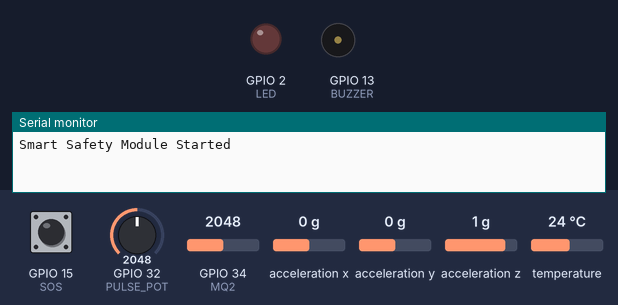
Bench run of a sketch on a simulated ESP32. On the bench: output pins drawn as LEDs (lit = HIGH), buzzer (waves = sounding, pin HIGH), the last lines printed to the serial monitor. Wiring (from diagram.json): MPU-6050 motion sensor at I2C address 0x68. Dashed ring = blinking. The inputs (shaded band) are chosen by the test bench; at power-on: GPIO 34 (MQ2) = 2048, GPIO 32 (PULSE_POT) = 2048, GPIO 15 (SOS) HIGH, acceleration x 0 g, acceleration y 0 g, acceleration z 1 g, temperature 24 °C.

Above: at 0.1 s.
1.3 s: GPIO 34 (MQ2) set to 1954
7.5 s: GPIO 32 (PULSE_POT) set to 2866
At 7.9 s:
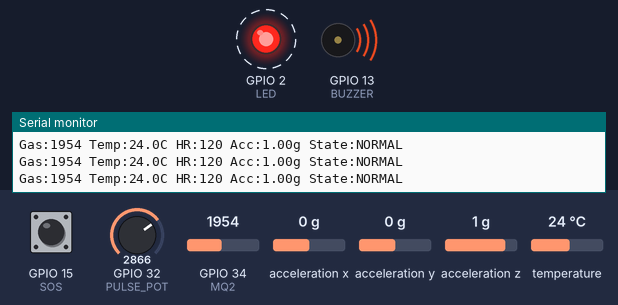
10.6 s: GPIO 34 (MQ2) set to 2959
12.6 s: GPIO 34 (MQ2) set to 3058
At 13.13 s:
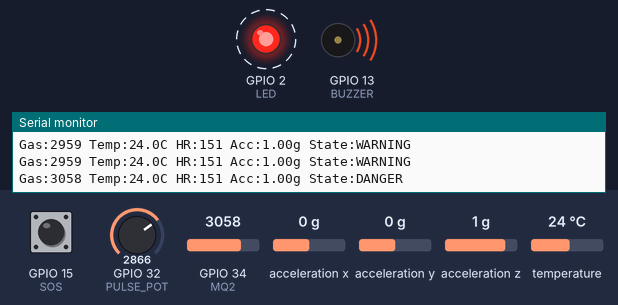
15.7 s: GPIO 15 (SOS) pulled LOW for 3.2 s
Timing chart, 0 to 21.4 s (numbered marks = the images above; inputs shaded):
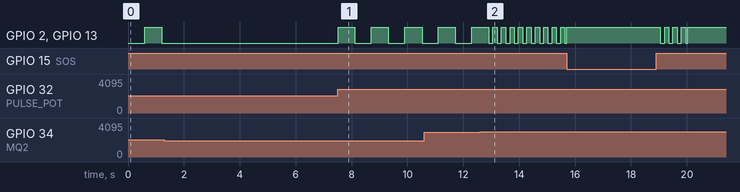

The sketch:

sketch.ino
```cpp
#include <Wire.h>
#include <OneWire.h>
#include <DallasTemperature.h>

// ---------- Pins (apni wiring se match karo) ----------
#define MQ2        34
#define PULSE_POT  32
#define BUZZER     13
#define LED        2
#define SOS        15
#define ONE_WIRE   4
#define MPU_ADDR   0x68

// ---------- Thresholds ----------
const int   GAS_WARN = 2000,  GAS_DANGER = 3000;
const float TEMP_WARN = 45.0, TEMP_DANGER = 60.0;
const int   HR_LOW = 50,      HR_HIGH = 150;
const float FALL_G = 2.5;                 // impact g
const unsigned long CANCEL_MS   = 5000;   // fall cancel time
const unsigned long NOMOTION_MS = 20000;  // man-down time

OneWire oneWire(ONE_WIRE);
DallasTemperature sensors(&oneWire);

enum State { NORMAL, WARNING, DANGER, SOS_ALERT };
State state = NORMAL;

int gasValue = 0, heartRate = 0;
float temperature = 0, accG = 1.0;
bool fallPending = false, fallSOS = false, manDown = false;
unsigned long fallTime = 0, lastMotion = 0;
unsigned long lastSensor = 0, lastPrint = 0, lastBlink = 0;
bool blinkOn = false;

float readAccelG() {
  Wire.beginTransmission(MPU_ADDR);
  Wire.write(0x3B);
  Wire.endTransmission(false);
  Wire.requestFrom(MPU_ADDR, 6, true);
  int16_t ax = Wire.read() << 8 | Wire.read();
  int16_t ay = Wire.read() << 8 | Wire.read();
  int16_t az = Wire.read() << 8 | Wire.read();
  float x = ax / 16384.0, y = ay / 16384.0, z = az / 16384.0;
  return sqrt(x * x + y * y + z * z);
}

void setup() {
  Serial.begin(115200);
  pinMode(MQ2, INPUT);
  pinMode(PULSE_POT, INPUT);
  pinMode(BUZZER, OUTPUT);
  pinMode(LED, OUTPUT);
  pinMode(SOS, INPUT_PULLUP);

  Wire.begin(21, 22);
  Wire.beginTransmission(MPU_ADDR);
  Wire.write(0x6B); Wire.write(0);          // MPU6050 wake up
  Wire.endTransmission(true);

  sensors.begin();
  sensors.setWaitForConversion(false);      // non-blocking
  sensors.requestTemperatures();
  lastMotion = millis();

  Serial.println("Smart Safety Module Started");
}

void loop() {
  unsigned long now = millis();
  bool btn = (digitalRead(SOS) == LOW);

  // ---- MPU6050: fast check (fall + man-down) ----
  accG = readAccelG();
  if (fabs(accG - 1.0) > 0.15) { lastMotion = now; manDown = false; }
  if (now - lastMotion > NOMOTION_MS) manDown = true;

  if (accG > FALL_G && !fallPending && !fallSOS) {
    fallPending = true;
    fallTime = now;
    Serial.println("FALL DETECTED! Press SOS button within 5s to cancel");
  }
  if (fallPending) {
    if (btn) { fallPending = false; Serial.println("Fall cancelled"); }
    else if (now - fallTime > CANCEL_MS) {
      fallPending = false; fallSOS = true;
      Serial.println("AUTO SOS (fall, no response)");
    }
  }
  if (fallSOS && btn) fallSOS = false;      // button se reset

  // ---- Slow sensors: every 500 ms ----
  if (now - lastSensor >= 500) {
    lastSensor = now;
    gasValue = analogRead(MQ2);
    heartRate = map(analogRead(PULSE_POT), 0, 4095, 40, 200);
    float t = sensors.getTempCByIndex(0);
    if (t != DEVICE_DISCONNECTED_C) temperature = t;
    else Serial.println("Temp sensor error!");
    sensors.requestTemperatures();
  }

  // ---- State machine ----
  bool manualSOS = btn && !fallPending;
  if (manualSOS || fallSOS || manDown)
    state = SOS_ALERT;
  else if (gasValue > GAS_DANGER || temperature > TEMP_DANGER)
    state = DANGER;
  else if (gasValue > GAS_WARN || temperature > TEMP_WARN ||
           heartRate < HR_LOW || heartRate > HR_HIGH)
    state = WARNING;
  else
    state = NORMAL;

  // ---- Buzzer / LED patterns ----
  unsigned long interval = (state == WARNING) ? 600 : (state == DANGER) ? 150 : 0;
  bool out = false;
  if (state == SOS_ALERT) out = true;                 // continuous
  else if (state == NORMAL) out = false;
  else {
    if (now - lastBlink >= interval) { lastBlink = now; blinkOn = !blinkOn; }
    out = blinkOn;
  }
  digitalWrite(BUZZER, out);
  digitalWrite(LED, out);

  // ---- Serial report: every 1 s ----
  if (now - lastPrint >= 1000) {
    lastPrint = now;
    const char* names[] = {"NORMAL", "WARNING", "DANGER", "SOS"};
    Serial.printf("Gas:%d Temp:%.1fC HR:%d Acc:%.2fg State:%s%s\n",
                  gasValue, temperature, heartRate, accG, names[state],
                  manDown ? " [MAN-DOWN]" : "");
  }
}
```

Measured:
- the behaviour switches between 3000 and 3001 on GPIO 34 (MQ2) (found by bisection; images 1 and 2)
- after the input at 1.3 s, GPIO 2 (LED), GPIO 13 (BUZZER): stops changing and stays LOW
- after the input at 7.5 s, GPIO 2 (LED), GPIO 13 (BUZZER): alternates HIGH for 0.60 s and LOW for 0.60 s, starting at once
- after the input at 12.6 s, GPIO 2 (LED), GPIO 13 (BUZZER): alternates HIGH for 0.15 s and LOW for 0.15 s, starting after 0.46 s
